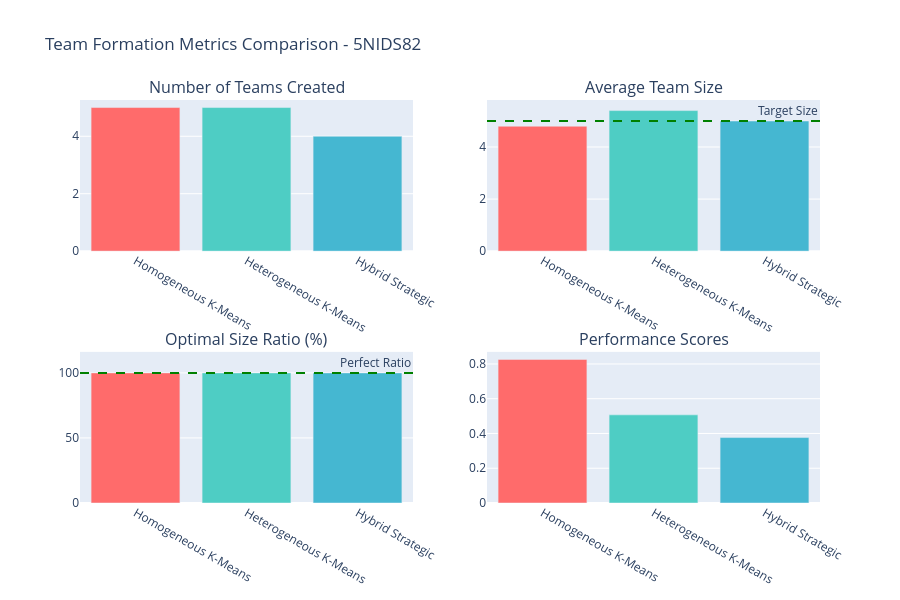

The notebook cell saved with this chart:
### Markdown cell above
## 📊 Comprehensive Metrics Visualization and Analysis

Let's create detailed visualizations to compare the performance metrics across all three approaches and provide insights into their effectiveness.

### Code cell
# Comprehensive Metrics Visualization and Comparison
import plotly.graph_objects as go
from plotly.subplots import make_subplots
import numpy as np

print("📊 COMPREHENSIVE METRICS ANALYSIS")
print("="*60)

# Collect all metrics data
all_metrics = []
if 'approach1_metrics' in locals():
    all_metrics.append(approach1_metrics)
if 'approach2_metrics' in locals():
    all_metrics.append(approach2_metrics)
if 'approach3_metrics' in locals():
    all_metrics.append(approach3_metrics)

if all_metrics:
    # 1. PERFORMANCE COMPARISON BAR CHART
    approaches = [metric['approach'] for metric in all_metrics]
    
    # Extract key metrics
    num_teams = [metric['num_teams'] for metric in all_metrics]
    avg_team_sizes = [metric['avg_team_size'] for metric in all_metrics]
    optimal_ratios = [metric.get('optimal_size_ratio', 0) * 100 for metric in all_metrics]
    
    # Create subplots for multiple metrics
    fig = make_subplots(
        rows=2, cols=2,
        subplot_titles=['Number of Teams Created', 'Average Team Size', 
                       'Optimal Size Ratio (%)', 'Performance Scores'],
        specs=[[{"secondary_y": False}, {"secondary_y": False}],
               [{"secondary_y": False}, {"secondary_y": False}]]
    )
    
    colors = ['#FF6B6B', '#4ECDC4', '#45B7D1']
    
    # Teams created
    fig.add_trace(go.Bar(x=approaches, y=num_teams, name='Teams Created',
                        marker_color=colors, showlegend=False), row=1, col=1)
    
    # Average team size
    fig.add_trace(go.Bar(x=approaches, y=avg_team_sizes, name='Avg Team Size',
                        marker_color=colors, showlegend=False), row=1, col=2)
    
    # Optimal size ratio
    fig.add_trace(go.Bar(x=approaches, y=optimal_ratios, name='Optimal Size %',
                        marker_color=colors, showlegend=False), row=2, col=1)
    
    # Performance scores (different metrics for each approach)
    performance_scores = []
    for metric in all_metrics:
        if 'homogeneity_score' in metric:
            performance_scores.append(metric['homogeneity_score'])
        elif 'diversity_score' in metric:
            performance_scores.append(metric['diversity_score'] / 5.0)  # Normalize
        elif 'balance_score' in metric:
            performance_scores.append(metric['balance_score'])
        else:
            performance_scores.append(0.5)  # Default
    
    fig.add_trace(go.Bar(x=approaches, y=performance_scores, name='Performance Score',
                        marker_color=colors, showlegend=False), row=2, col=2)
    
    fig.update_layout(
        title_text=f"Team Formation Metrics Comparison - {selected_class}",
        height=600,
        showlegend=False
    )
    
    # Add target lines
    fig.add_hline(y=5, line_dash="dash", line_color="green", 
                 annotation_text="Target Size", row=1, col=2)
    fig.add_hline(y=100, line_dash="dash", line_color="green", 
                 annotation_text="Perfect Ratio", row=2, col=1)
    
    fig.show()
    
    print(f"📈 Performance comparison shows {len(all_metrics)} approaches analyzed")

else:
    print("⚠️ No metrics data available. Please run all approaches first.")

### Figure 1 — Plotly figure (JSON) as saved in the notebook; plotly's stock layout.template omitted (floating-point values rounded to 4 significant figures)
{"data": [{"marker": {"color": ["#FF6B6B", "#4ECDC4", "#45B7D1"]}, "name": "Teams Created", "showlegend": false, "type": "bar", "x": ["Homogeneous K-Means", "Heterogeneous K-Means", "Hybrid Strategic"], "xaxis": "x", "y": [5, 5, 4], "yaxis": "y"}, {"marker": {"color": ["#FF6B6B", "#4ECDC4", "#45B7D1"]}, "name": "Avg Team Size", "showlegend": false, "type": "bar", "x": ["Homogeneous K-Means", "Heterogeneous K-Means", "Hybrid Strategic"], "xaxis": "x2", "y": [4.8, 5.4, 5], "yaxis": "y2"}, {"marker": {"color": ["#FF6B6B", "#4ECDC4", "#45B7D1"]}, "name": "Optimal Size %", "showlegend": false, "type": "bar", "x": ["Homogeneous K-Means", "Heterogeneous K-Means", "Hybrid Strategic"], "xaxis": "x3", "y": [100, 100, 100], "yaxis": "y3"}, {"marker": {"color": ["#FF6B6B", "#4ECDC4", "#45B7D1"]}, "name": "Performance Score", "showlegend": false, "type": "bar", "x": ["Homogeneous K-Means", "Heterogeneous K-Means", "Hybrid Strategic"], "xaxis": "x4", "y": [0.826, 0.5072, 0.3765], "yaxis": "y4"}], "layout": {"annotations": [{"font": {"size": 16}, "showarrow": false, "text": "Number of Teams Created", "x": 0.225, "xanchor": "center", "xref": "paper", "y": 1, "yanchor": "bottom", "yref": "paper"}, {"font": {"size": 16}, "showarrow": false, "text": "Average Team Size", "x": 0.775, "xanchor": "center", "xref": "paper", "y": 1, "yanchor": "bottom", "yref": "paper"}, {"font": {"size": 16}, "showarrow": false, "text": "Optimal Size Ratio (%)", "x": 0.225, "xanchor": "center", "xref": "paper", "y": 0.375, "yanchor": "bottom", "yref": "paper"}, {"font": {"size": 16}, "showarrow": false, "text": "Performance Scores", "x": 0.775, "xanchor": "center", "xref": "paper", "y": 0.375, "yanchor": "bottom", "yref": "paper"}, {"showarrow": false, "text": "Target Size", "x": 1, "xanchor": "right", "xref": "x2 domain", "y": 5, "yanchor": "bottom", "yref": "y2"}, {"showarrow": false, "text": "Perfect Ratio", "x": 1, "xanchor": "right", "xref": "x3 domain", "y": 100, "yanchor": "bottom", "yref": "y3"}], "height": 600, "shapes": [{"line": {"color": "green", "dash": "dash"}, "type": "line", "x0": 0, "x1": 1, "xref": "x2 domain", "y0": 5, "y1": 5, "yref": "y2"}, {"line": {"color": "green", "dash": "dash"}, "type": "line", "x0": 0, "x1": 1, "xref": "x3 domain", "y0": 100, "y1": 100, "yref": "y3"}], "showlegend": false, "title": {"text": "Team Formation Metrics Comparison - 5NIDS82"}, "xaxis": {"anchor": "y", "domain": [0, 0.45]}, "xaxis2": {"anchor": "y2", "domain": [0.55, 1]}, "xaxis3": {"anchor": "y3", "domain": [0, 0.45]}, "xaxis4": {"anchor": "y4", "domain": [0.55, 1]}, "yaxis": {"anchor": "x", "domain": [0.625, 1]}, "yaxis2": {"anchor": "x2", "domain": [0.625, 1]}, "yaxis3": {"anchor": "x3", "domain": [0, 0.375]}, "yaxis4": {"anchor": "x4", "domain": [0, 0.375]}}}
